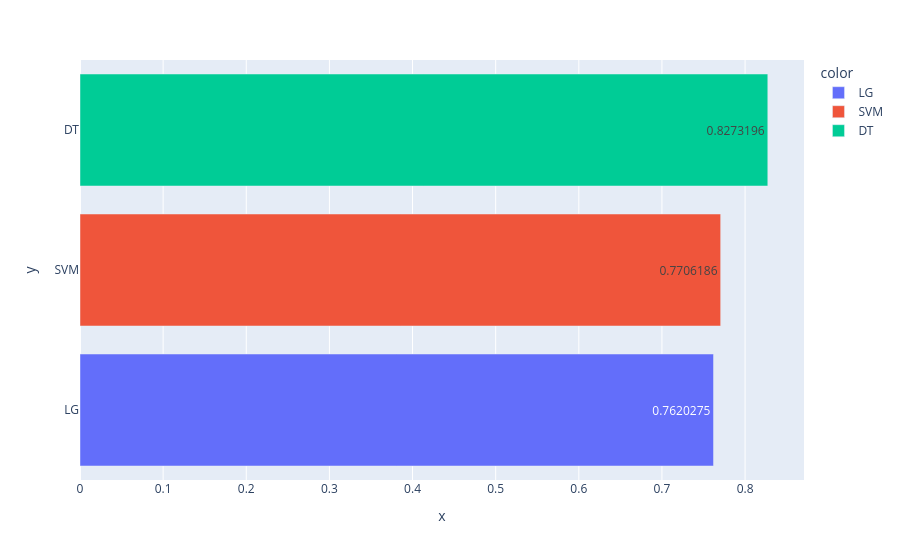
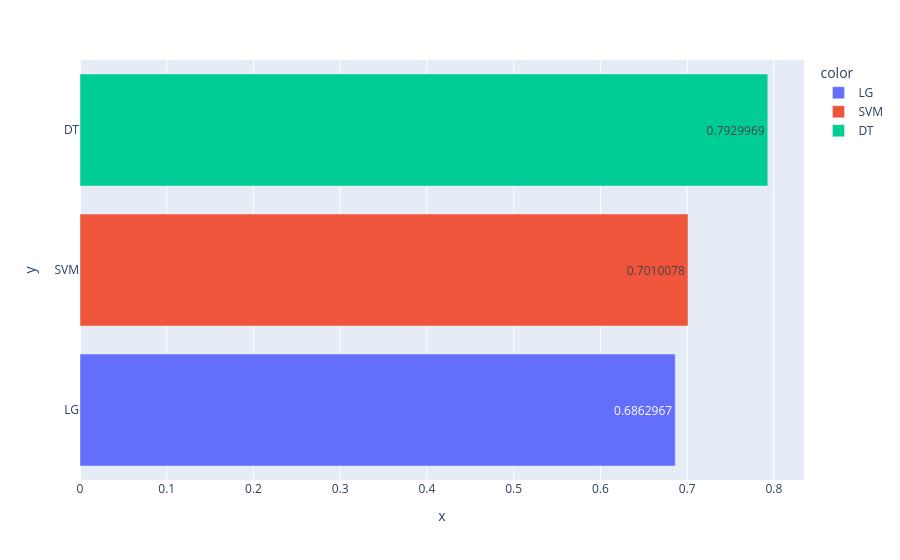

Source (notebook cell) for these figures, in order:
### Code cell
# Diagramme en barre de comparaison des métrices
list_acc  =[acc_lg, acc_svm, acc_dt]
list_f1 = [f1_lg, f1_svm, f1_dt]
list_names = ['LG', 'SVM', 'DT']
for liste in [list_acc, list_f1]:
  fig = px.bar(y = list_names, x = liste, color = list_names, text_auto = True)
  fig.show()

### Figure 1 — Plotly figure (JSON) as saved in the notebook; plotly's stock layout.template omitted (floating-point values rounded to 4 significant figures)
{"data": [{"hovertemplate": "color=LG<br>x=%{x}<br>y=%{y}<extra></extra>", "legendgroup": "LG", "marker": {"color": "#636efa", "pattern": {"shape": ""}}, "name": "LG", "orientation": "h", "showlegend": true, "textposition": "auto", "texttemplate": "%{x}", "type": "bar", "x": [0.762], "xaxis": "x", "y": ["LG"], "yaxis": "y"}, {"hovertemplate": "color=SVM<br>x=%{x}<br>y=%{y}<extra></extra>", "legendgroup": "SVM", "marker": {"color": "#EF553B", "pattern": {"shape": ""}}, "name": "SVM", "orientation": "h", "showlegend": true, "textposition": "auto", "texttemplate": "%{x}", "type": "bar", "x": [0.7706], "xaxis": "x", "y": ["SVM"], "yaxis": "y"}, {"hovertemplate": "color=DT<br>x=%{x}<br>y=%{y}<extra></extra>", "legendgroup": "DT", "marker": {"color": "#00cc96", "pattern": {"shape": ""}}, "name": "DT", "orientation": "h", "showlegend": true, "textposition": "auto", "texttemplate": "%{x}", "type": "bar", "x": [0.8273], "xaxis": "x", "y": ["DT"], "yaxis": "y"}], "layout": {"barmode": "relative", "legend": {"title": {"text": "color"}, "tracegroupgap": 0}, "margin": {"t": 60}, "xaxis": {"anchor": "y", "domain": [0, 1], "title": {"text": "x"}}, "yaxis": {"anchor": "x", "domain": [0, 1], "title": {"text": "y"}}}}

### Figure 2 — Plotly figure (JSON) as saved in the notebook; plotly's stock layout.template omitted (floating-point values rounded to 4 significant figures)
{"data": [{"hovertemplate": "color=LG<br>x=%{x}<br>y=%{y}<extra></extra>", "legendgroup": "LG", "marker": {"color": "#636efa", "pattern": {"shape": ""}}, "name": "LG", "orientation": "h", "showlegend": true, "textposition": "auto", "texttemplate": "%{x}", "type": "bar", "x": [0.6863], "xaxis": "x", "y": ["LG"], "yaxis": "y"}, {"hovertemplate": "color=SVM<br>x=%{x}<br>y=%{y}<extra></extra>", "legendgroup": "SVM", "marker": {"color": "#EF553B", "pattern": {"shape": ""}}, "name": "SVM", "orientation": "h", "showlegend": true, "textposition": "auto", "texttemplate": "%{x}", "type": "bar", "x": [0.701], "xaxis": "x", "y": ["SVM"], "yaxis": "y"}, {"hovertemplate": "color=DT<br>x=%{x}<br>y=%{y}<extra></extra>", "legendgroup": "DT", "marker": {"color": "#00cc96", "pattern": {"shape": ""}}, "name": "DT", "orientation": "h", "showlegend": true, "textposition": "auto", "texttemplate": "%{x}", "type": "bar", "x": [0.793], "xaxis": "x", "y": ["DT"], "yaxis": "y"}], "layout": {"barmode": "relative", "legend": {"title": {"text": "color"}, "tracegroupgap": 0}, "margin": {"t": 60}, "xaxis": {"anchor": "y", "domain": [0, 1], "title": {"text": "x"}}, "yaxis": {"anchor": "x", "domain": [0, 1], "title": {"text": "y"}}}}
